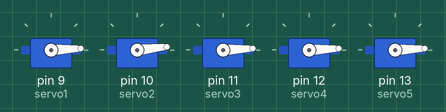
A sketch run on a simulated Arduino Uno, built with avr-gcc and run on an emulated ATmega328P. Shown: 5 × servo.

Above: at 0.05 s.
At 0.2 s:
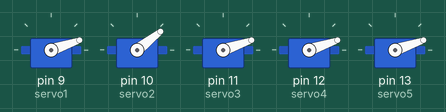
At 0.35 s:
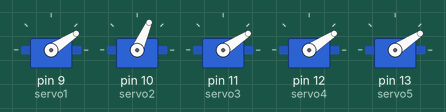
At 0.7 s:
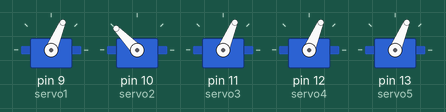
At 1.0 s:
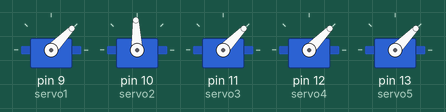
At 1.35 s:
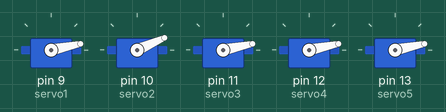
Timing chart, 0 to 3.4 s (numbered marks = the images above):
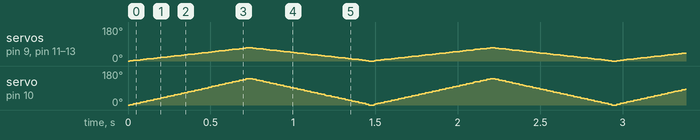

The sketch:

Pawankindh_fight_servo-solider.ino
```cpp
#include <Servo.h>

Servo servo1;
Servo servo2;
Servo servo3;
Servo servo4;
Servo servo5;

int pos = 0;

void setup() {
  servo1.attach(9);
  servo2.attach(10);
  servo3.attach(11);
  servo4.attach(12);
  servo5.attach(13);
}
void loop() {
  for (pos = 0; pos <= 70; pos += 1) {
    servo1.write(pos);
    servo3.write(pos * 1);
    servo2.write(pos * 2);
    servo4.write(pos * 1);
    servo5.write(pos * 1);
    delay(10);
  }
  for (pos = 70; pos >= 0; pos -= 1) {
    servo1.write(pos);
    servo2.write(pos * 2);
    servo3.write(pos * 1);
    servo4.write(pos * 1);
    servo5.write(pos * 1);
    delay(10);
  }
}
```
